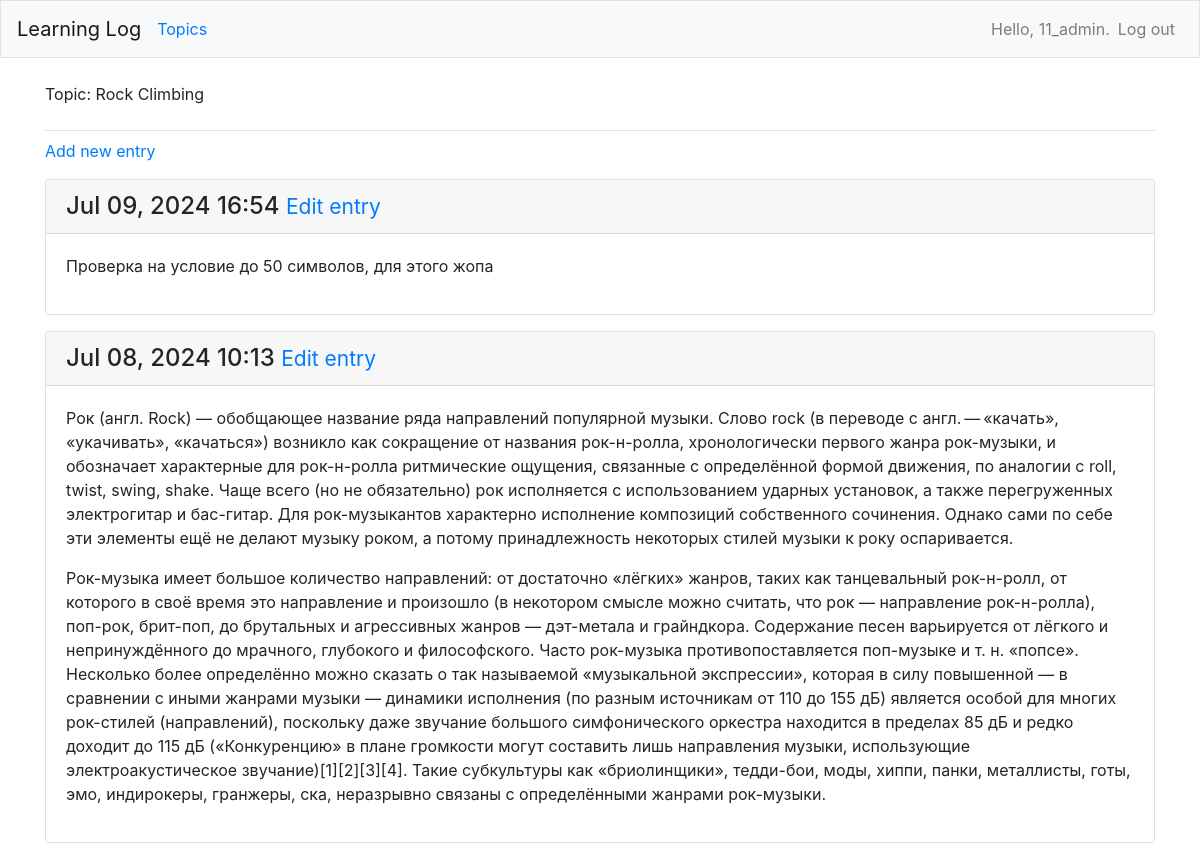
The page /topics/2/ (signed in) on the database its author committed.
### learning_logs/models.py (models this page shows, shortened)
class Topic(models.Model):
    text = models.CharField(max_length=200)
    date_added = models.DateTimeField(auto_now_add=True)
    owner = models.ForeignKey(User, on_delete=models.CASCADE)
    def __str__(self):
        return self.text

class Entry(models.Model):
    topic = models.ForeignKey(Topic, on_delete=models.CASCADE)
    text = models.TextField()
    date_added = models.DateTimeField(auto_now_add=True)
    class Meta:
        verbose_name_plural = 'entries'

### learning_logs/views.py (the view)
# urls.py: path('topics/<int:topic_id>/', views.topic, name='topic'),
@login_required
def topic(request, topic_id):
    topic = Topic.objects.get(id=topic_id)
    check_topic_owner(request, topic)
    entries = topic.entry_set.order_by('-date_added')
    context = {'topic': topic, 'entries': entries}
    return render(request, 'learning_logs/topic.html', context)

### learning_logs/views.py (called while the page is built)
def check_topic_owner(request, topic):
    if topic.owner != request.user:
        raise Http404

### learning_logs/templates/learning_logs/topic.html
{% extends 'learning_logs/base.html' %}
{% block page_header %}
        <p>Topic: {{ topic }}</p>
{% endblock page_header %}
{% block content %}
    <p>
        <a href="{% url 'learning_logs:new_entry' topic.id %}">Add new entry</a>
    </p>
    {% for entry in entries %}
    <div class="card mb-3">
        <h4 class="card-header">
            {{ entry.date_added|date:'M d, Y H:i' }}
            <small><a href="{% url 'learning_logs:edit_entry' entry.id %}">Edit entry</a></small>
        </h4>
        <div class="card-body">
            {{ entry.text|linebreaks }}
        </div>
    </div>
     {% empty %}
            <p>There are no entries for this topic yet.</p>
     {% endfor %}
{% endblock content %}

### learning_logs/templates/learning_logs/base.html (shortened to what this page needs)
{% load bootstrap4 %}
<!doctype html>
<html lang="en">
    <head>
        {% bootstrap_css %}
    </head>
    <body>
        <nav class="navbar navbar-expand-md navbar-light bg-light mb-4 border">
            <a class="navbar-brand" href="{% url 'learning_logs:index' %}">
                Learning Log
            </a>
            <div class="collapse navbar-collapse" id="navbarCollapse">
                <ul class="navbar-nav mr-auto">
                    <li class="nav-item">
                        <a href="{% url 'learning_logs:topics' %}">Topics</a>
                    </li>
                </ul>
                <ul class="navbar-nav ml-auto">
                    {% if user.is_authenticated %}
                        <li class="nav-item">
                            <span class="navbar-text">Hello, {{ user.username }}.</span>
                        </li>
                        <li class="nav-item">
                            <a href="#" onclick="event.preventDefault(); document.getElementById('logout-form').submit();" class="nav-link">Log out</a>
                        </li>
                    {% endif %}
                </ul>
            </div>
        </nav>
        <main role="main" class="container">
            <div class="pb-2 mb-2 border-bottom">
                {% block page_header %}{% endblock page_header %}
            </div>
            <div>
                {% block content %}{% endblock content %}
            </div>
        </main>
    </body>
</html>

### rows shown on the page
Topic: text "Rock Climbing"
Entry: date_added "Jul 09, 2024 16:54", text "Проверка на условие до 50 символов, для этого жопа"
Entry: date_added "Jul 08, 2024 10:13", text "Рок (англ. Rock) — обобщающее название ряда направлений популярной музыки. Слово rock (в переводе с англ. — «качать», «укачивать», «качаться») возникло как сокращение от названия рок-н-ролла, хронологически первого жанра рок-музыки, и обозначает характерные для рок-н-ролла ритмические ощущения, связанные с определённой формой движения, по аналогии с roll, twist, swing, shake. Чаще всего (но не обязательно) рок исполняется с использованием ударных установок, а также перегруженных электрогитар и бас-гитар. Для рок-музыкантов характерно исполнение композиций собственного сочинения. Однако сами по себе эти элементы ещё не делают музыку роком, а потому принадлежность некоторых стилей музыки к…"

### other values the page prints
{{ user.username }} "11_admin"
